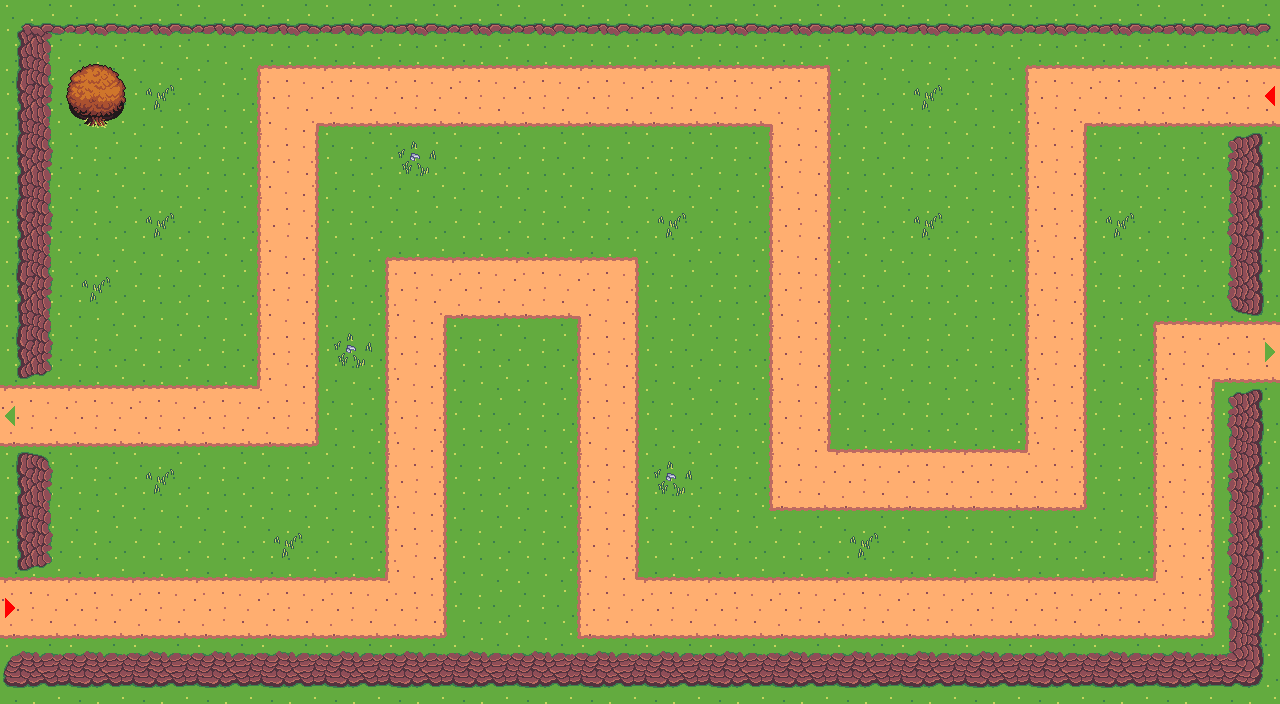

A level layout from a 2D game, rendered from its tile map. Below: a short description, then the map file with its tile-grid data intact:
An orthogonal 20x11 tile map with 64x64 px tiles, 1 tile layer (Tile Layer 1).

<map version="1.10" tiledversion="1.11.2" orientation="orthogonal" renderorder="right-down" width="20" height="11" tilewidth="64" tileheight="64" infinite="0" nextlayerid="2" nextobjectid="1">
 <tileset firstgid="1" source="set.tsx" />
 <layer id="1" name="Tile Layer 1" width="20" height="11">
  <data encoding="csv">
102,103,103,103,103,103,103,103,103,103,103,103,103,103,103,103,103,103,103,105,
118,159,156,39,22,23,23,23,23,23,23,23,24,39,156,39,22,23,23,88,
118,39,39,39,38,39,157,39,39,39,39,39,38,39,39,39,38,39,39,123,
118,39,156,39,38,39,39,39,39,39,156,39,38,39,156,39,38,156,39,120,
118,156,39,39,38,39,22,23,23,24,39,39,38,39,39,39,38,39,39,107,
108,39,39,39,38,157,40,39,39,40,39,39,38,39,39,39,38,39,22,72,
87,55,55,55,56,39,40,39,39,40,39,39,38,39,39,39,38,39,40,123,
124,39,156,39,39,39,40,39,39,40,157,39,54,55,55,55,56,39,40,120,
108,39,39,39,156,39,40,39,39,40,39,39,39,156,39,39,39,39,40,120,
71,55,55,55,55,55,56,39,39,54,55,55,55,55,55,55,55,55,56,120,
122,135,135,135,135,135,135,135,135,135,135,135,135,135,135,135,135,135,135,136
</data>
 </layer>
</map>
